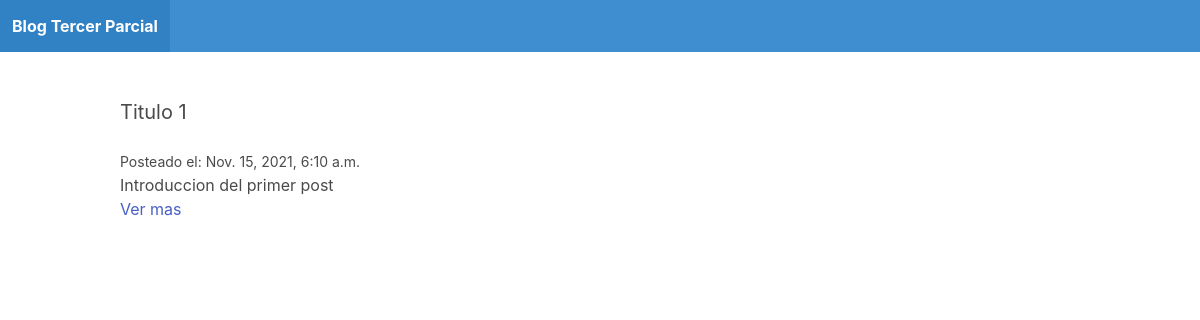
Before: / with the older database file.
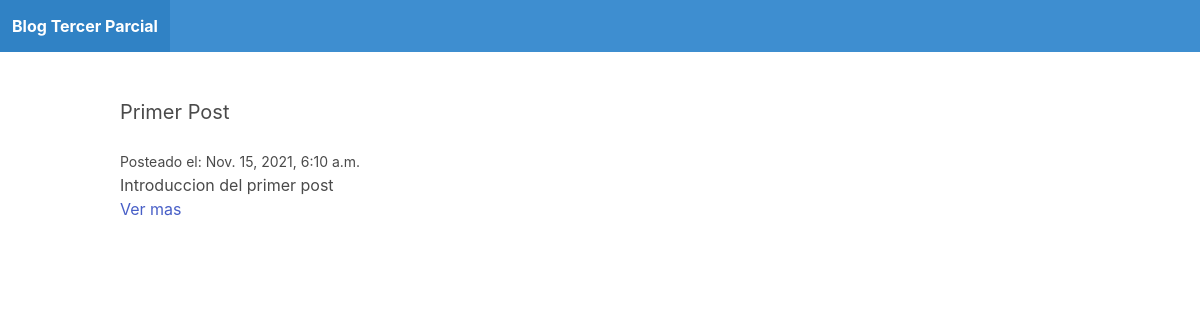
After: the same page with the newer database file.
### blog/models.py (models this page shows)
class Post(models.Model):
    title = models.CharField(max_length=255)
    slug = models.SlugField()
    intro = models.TextField()
    body = models.TextField()
    date_added = models.DateTimeField(auto_now_add=True)
    class Meta:
        ordering = ['-date_added']

### blog/views.py (the view)
# urls.py: path('', frontpage, name='frontpage'),
def frontpage(request):
    posts = Post.objects.all()
    return render(request, 'blog/frontpage.html', {'posts': posts})

### blog/templates/blog/frontpage.html
{% extends 'blog/base.html' %}
{% block content %}
    {% for post in posts %}
    <div class="post-block">
        <h2 class="subtitle">{{ post.title }}</h2>
        <small>Posteado el: {{ post.date_added }}</small>
        <p>{{ post.intro }}</p>
        <a href="{% url 'detalle' post.slug %}">Ver mas</a>
    </div>
    {% endfor %}
{% endblock %}

Changed rows visible on the page:
changed Post "Introduccion del primer post": title "Titulo 1" → "Primer Post"
